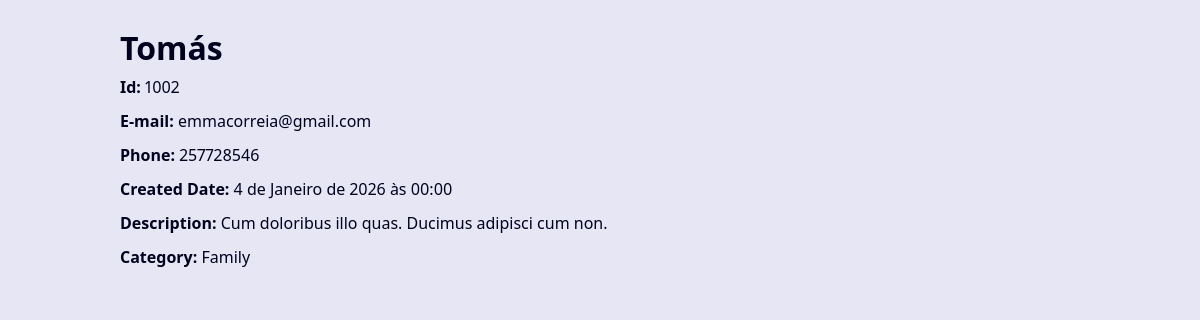
The app's page /1002 with its own data.
### contact/models.py (models this page shows, shortened)
class Contact(models.Model):
    first_name = models.CharField(max_length=20)
    last_name = models.CharField(max_length=20)
    mobile_phone = models.CharField(max_length=9)
    email = models.EmailField(max_length=100, blank=True)
    created_date = models.DateTimeField(default=timezone.now)
    description = models.TextField(blank=True)
    picture = models.ImageField(blank=True, upload_to='pictures/%Y/%m/')
    show = models.BooleanField(default=True)
    category = models.ForeignKey(Category, on_delete=models.SET_NULL, blank=True, null=True)
    owner = models.ForeignKey(User, on_delete=models.SET_NULL, blank=True, null=True)

class Category(models.Model):
    class Meta:
        verbose_name = "Category"
        verbose_name_plural = "Categories"
    name = models.CharField(max_length=50)

### contact/views.py (the view)
# urls.py: path('<int:contact_id>', views.contact, name="contact"),
def contact(request, contact_id):
    single_contact = get_object_or_404(Contact.objects, id=contact_id, show=True)
    context = {
        'contact': single_contact,
        'page_title': f"Contact no. {contact_id}"
    }
    return render(
        request,
        'contact/contact.html',
        context
    )

### contact/templates/contact/contact.html
{% extends "global/base.html" %}
{% block content %}
    <div class="single-contact">
        <h1 class="single-contact-name">
            {{ contact.first_name }}
        </h1>
        <p><b>Id:</b> {{ contact.id }}</p>
        <p><b>E-mail:</b> {{ contact.email }}</p>
        <p><b>Phone:</b> {{ contact.mobile_phone }}</p>
        <p><b>Created Date:</b> {{ contact.created_date }}</p>
        <p><b>Description:</b> {{ contact.description }}</p>
        <p><b>Category:</b> {{ contact.category.name }}</p>
    </div>
{% endblock content %}

### base_static/global/css/style.css (style rules this page uses)
:root { --spacing: 1.5rem; --link-dark-color: rgb(0, 83, 134); --link-light-color: rgb(156, 217, 255); --clr-white: rgb(245, 245, 255); --clr-black: rgb(0, 0, 30); --clr-light-gray: rgb(230, 230, 245); --clr-dark-shadow-5: rgba(0, 0, 10, 5%); --clr-dark-shadow-10: rgba(0, 0, 10, 10%); --clr-dark-shadow-20: rgba(0, 0, 10, 20%); --clr-light-shadow-5: rgba(200, 200, 255, 5%); --clr-light-shadow-10: rgba(200, 200, 255, 10%); --clr-light-shadow-20: rgba(200, 200, 255, 20%); --main-page-width: 120rem; --table-min-width: 60rem; --biggest-font-size: 5rem; --bigger-font-size: 4rem; --big-font-size: 3.2rem; --medium-font-size: 2.4rem; --small-font-size: 1.6rem; --smaller-font-size: 1.4rem; --smallest-font-size: 1.2rem; --transition-fast: 300ms; --transition-medium: 600ms; --transition-slow: 1s; --default-border-radius: 4px; }
*, *::before, *::after { margin: 0; padding: 0; box-sizing: border-box; }
html { font-size: 62.5%; }
body { font-family: system-ui, -apple-system, BlinkMacSystemFont, 'Segoe UI', Roboto,Oxygen, Ubuntu, Cantarell, 'Open Sans', 'Helvetica Neue', sans-serif; line-height: 1.5; font-size: var(--small-font-size); color: var(--clr-black); -webkit-font-smoothing: antialiased; background: var(--clr-light-gray); }
@media (min-width: 600px) { .single-contact { max-width: 80%; margin: calc(var(--spacing) * 2) auto; } }
.single-contact h1 { margin: 1rem 0; }
.single-contact p { margin: 1rem 0; }

### records on screen
Contact: first_name "Tomás", id "1002", email "emmacorreia@gmail.com", mobile_phone "257728546", created_date "4 de Janeiro de 2026 às 00:00", description "Cum doloribus illo quas. Ducimus adipisci cum non.", category.name "Family"
